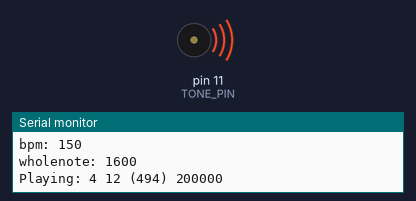
Bench run of a sketch on a simulated Arduino Uno, built with avr-gcc and run on an emulated ATmega328P. On the bench: buzzer (waves = sounding), the last lines printed to the serial monitor.

Above: at 0.1 s.
At 38.51 s:
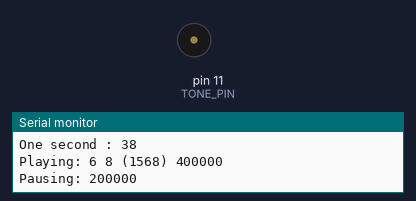
Timing chart, 0 to 40.0 s (numbered marks = the images above):
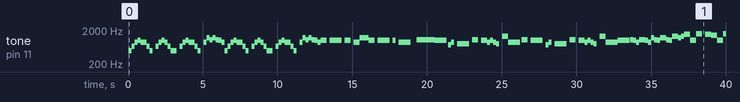

Measured:
- by itself, tone on pin 11 (TONE_PIN): plays 494 Hz for 0.20 s, 659 Hz for 0.20 s, 880 Hz for 0.20 s, 988 Hz for 0.20 s, 880 Hz for 0.40 s, 659 Hz for 0.20 s … (110 notes in this stretch)

The sketch:

non_blocking_music.ino
```cpp
#define OCTAVE_OFFSET 0
#define TONE_PIN 11

#define NOTE_C4  262
#define NOTE_CS4 277
#define NOTE_D4  294
#define NOTE_DS4 311
#define NOTE_E4  330
#define NOTE_F4  349
#define NOTE_FS4 370
#define NOTE_G4  392
#define NOTE_GS4 415
#define NOTE_A4  440
#define NOTE_AS4 466
#define NOTE_B4  494
#define NOTE_C5  523
#define NOTE_CS5 554
#define NOTE_D5  587
#define NOTE_DS5 622
#define NOTE_E5  659
#define NOTE_F5  698
#define NOTE_FS5 740
#define NOTE_G5  784
#define NOTE_GS5 831
#define NOTE_A5  880
#define NOTE_AS5 932
#define NOTE_B5  988
#define NOTE_C6  1047
#define NOTE_CS6 1109
#define NOTE_D6  1175
#define NOTE_DS6 1245
#define NOTE_E6  1319
#define NOTE_F6  1397
#define NOTE_FS6 1480
#define NOTE_G6  1568
#define NOTE_GS6 1661
#define NOTE_A6  1760
#define NOTE_AS6 1865
#define NOTE_B6  1976
#define NOTE_C7  2093
#define NOTE_CS7 2217
#define NOTE_D7  2349
#define NOTE_DS7 2489
#define NOTE_E7  2637
#define NOTE_F7  2794
#define NOTE_FS7 2960
#define NOTE_G7  3136
#define NOTE_GS7 3322
#define NOTE_A7  3520
#define NOTE_AS7 3729
#define NOTE_B7  3951

int notes[] = { 0,
  NOTE_C4, NOTE_CS4, NOTE_D4, NOTE_DS4, NOTE_E4, NOTE_F4, NOTE_FS4, NOTE_G4, NOTE_GS4, NOTE_A4, NOTE_AS4, NOTE_B4,
  NOTE_C5, NOTE_CS5, NOTE_D5, NOTE_DS5, NOTE_E5, NOTE_F5, NOTE_FS5, NOTE_G5, NOTE_GS5, NOTE_A5, NOTE_AS5, NOTE_B5,
  NOTE_C6, NOTE_CS6, NOTE_D6, NOTE_DS6, NOTE_E6, NOTE_F6, NOTE_FS6, NOTE_G6, NOTE_GS6, NOTE_A6, NOTE_AS6, NOTE_B6,
  NOTE_C7, NOTE_CS7, NOTE_D7, NOTE_DS7, NOTE_E7, NOTE_F7, NOTE_FS7, NOTE_G7, NOTE_GS7, NOTE_A7, NOTE_AS7, NOTE_B7
};


//const char *song = "Indiana:d=4,o=5,b=250:e,8p,8f,8g,8p,1c6,8p.,d,8p,8e,1f,p.,g,8p,8a,8b,8p,1f6,p,a,8p,8b,2c6,2d6,2e6,e,8p,8f,8g,8p,1c6,p,d6,8p,8e6,1f.6,g,8p,8g,e.6,8p,d6,8p,8g,e.6,8p,d6,8p,8g,f.6,8p,e6,8p,8d6,2c6";
//const char *song = "Entertainer:d=4,o=5,b=140:8d,8d#,8e,c6,8e,c6,8e,2c.6,8c6,8d6,8d#6,8e6,8c6,8d6,e6,8b,d6,2c6,p,8d,8d#,8e,c6,8e,c6,8e,2c.6,8p,8a,8g,8f#,8a,8c6,e6,8d6,8c6,8a,2d6";
//const char *song = "Looney:d=4,o=5,b=140:32p,c6,8f6,8e6,8d6,8c6,a.,8c6,8f6,8e6,8d6,8d#6,e.6,8e6,8e6,8c6,8d6,8c6,8e6,8c6,8d6,8a,8c6,8g,8a#,8a,8f";
//const char *song = "Bond:d=4,o=5,b=80:32p,16c#6,32d#6,32d#6,16d#6,8d#6,16c#6,16c#6,16c#6,16c#6,32e6,32e6,16e6,8e6,16d#6,16d#6,16d#6,16c#6,32d#6,32d#6,16d#6,8d#6,16c#6,16c#6,16c#6,16c#6,32e6,32e6,16e6,8e6,16d#6,16d6,16c#6,16c#7,c.7,16g#6,16f#6,g#.6";
//const char *song = "MASH:d=8,o=5,b=140:4a,4g,f#,g,p,f#,p,g,p,f#,p,2e.,p,f#,e,4f#,e,f#,p,e,p,4d.,p,f#,4e,d,e,p,d,p,e,p,d,p,2c#.,p,d,c#,4d,c#,d,p,e,p,4f#,p,a,p,4b,a,b,p,a,p,b,p,2a.,4p,a,b,a,4b,a,b,p,2a.,a,4f#,a,b,p,d6,p,4e.6,d6,b,p,a,p,2b";
//const char *song = "StarWars:d=4,o=5,b=45:32p,32f#,32f#,32f#,8b.,8f#.6,32e6,32d#6,32c#6,8b.6,16f#.6,32e6,32d#6,32c#6,8b.6,16f#.6,32e6,32d#6,32e6,8c#.6,32f#,32f#,32f#,8b.,8f#.6,32e6,32d#6,32c#6,8b.6,16f#.6,32e6,32d#6,32c#6,8b.6,16f#.6,32e6,32d#6,32e6,8c#6,8p$";
//const char *song = "GoodBad:d=4,o=5,b=56:32p,32a#,32d#6,32a#,32d#6,8a#.,16f#.,16g#.,d#,32a#,32d#6,32a#,32d#6,8a#.,16f#.,16g#.,c#6,32a#,32d#6,32a#,32d#6,8a#.,16f#.,32f.,32d#.,c#,32a#,32d#6,32a#,32d#6,8a#.,16g#.,d#";
//const char *song = "TopGun:d=4,o=4,b=31:32p,16c#,16g#,16g#,32f#,32f,32f#,32f,16d#,16d#,32c#,32d#,16f,32d#,32f,16f#,32f,32c#,16f,d#,16c#,16g#,16g#,32f#,32f,32f#,32f,16d#,16d#,32c#,32d#,16f,32d#,32f,16f#,32f,32c#,g#";
//const char *song = "A-Team:d=8,o=5,b=125:4d#6,a#,2d#6,16p,g#,4a#,4d#.,p,16g,16a#,d#6,a#,f6,2d#6,16p,c#.6,16c6,16a#,g#.,2a#";
//const char *song = "Flinstones:d=4,o=5,b=40:32p,16f6,16a#,16a#6,32g6,16f6,16a#.,16f6,32d#6,32d6,32d6,32d#6,32f6,16a#,16c6,d6,16f6,16a#.,16a#6,32g6,16f6,16a#.,32f6,32f6,32d#6,32d6,32d6,32d#6,32f6,16a#,16c6,a#,16a6,16d.6,16a#6,32a6,32a6,32g6,32f#6,32a6,8g6,16g6,16c.6,32a6,32a6,32g6,32g6,32f6,32e6,32g6,8f6,16f6,16a#.,16a#6,32g6,16f6,16a#.,16f6,32d#6,32d6,32d6,32d#6,32f6,16a#,16c.6,32d6,32d#6,32f6,16a#,16c.6,32d6,32d#6,32f6,16a#6,16c7,8a#.6";
//const char *song = "Jeopardy:d=4,o=6,b=125:c,f,c,f5,c,f,2c,c,f,c,f,a.,8g,8f,8e,8d,8c#,c,f,c,f5,c,f,2c,f.,8d,c,a#5,a5,g5,f5,p,d#,g#,d#,g#5,d#,g#,2d#,d#,g#,d#,g#,c.7,8a#,8g#,8g,8f,8e,d#,g#,d#,g#5,d#,g#,2d#,g#.,8f,d#,c#,c,p,a#5,p,g#.5,d#,g#";
//const char *song = "MahnaMahna:d=16,o=6,b=125:c#,c.,b5,8a#.5,8f.,4g#,a#,g.,4d#,8p,c#,c.,b5,8a#.5,8f.,g#.,8a#.,4g,8p,c#,c.,b5,8a#.5,8f.,4g#,f,g.,8d#.,f,g.,8d#.,f,8g,8d#.,f,8g,d#,8c,a#5,8d#.,8d#.,4d#,8d#.";
//const char *song = "MissionImp:d=16,o=6,b=95:32d,32d#,32d,32d#,32d,32d#,32d,32d#,32d,32d,32d#,32e,32f,32f#,32g,g,8p,g,8p,a#,p,c7,p,g,8p,g,8p,f,p,f#,p,g,8p,g,8p,a#,p,c7,p,g,8p,g,8p,f,p,f#,p,a#,g,2d,32p,a#,g,2c#,32p,a#,g,2c,a#5,8c,2p,32p,a#5,g5,2f#,32p,a#5,g5,2f,32p,a#5,g5,2e,d#,8d";
const char *song = "MacGyver:d=4,o=6,b=150:8b4,8e5,8a5,8b5,a5,8e5,8b4,8p,8e5,8a5,8b5,8a5,8e5,b4,8p,8e5,8a5,8b5,a5,8e5,8b4,8p,8a5,8d,8c,8d,8c,8b5,8a5,8b4,8e5,8a5,8b5,a5,8e5,8b4,8p,8e5,8a5,8b5,8a5,8e5,b4,8p,8e5,8a5,8b5,a5,8e5,8b4,8p,8a5,8d,8c,8d,8c,8b5,8a5,b5,8p,2b5,8p,b5,8p,a5,d.,b5,8p,2b5,8p,8b5,8p,2a5,p,8c,8c,8c,8c,8c,8c,2b5,16p,8f#5,8a5,8p,2g5,8p,8c,8c,8p,b5,8a5,8b5,8a5,8g5,8p,e,2a5,16p,8c,8c,8p,2b5,8p,8f#5,8a5,8p,2g5,8p,8c,8c,8p,4b5,8a5,8b5,8a5,8g5,8p,4e,2a5,2b5,32p,8c,8b5,8a5,c,8b5,8a5,8d,8c,8b5,d,8c,8b5,e,8d,8e,f#,b5,g,8p,f#,f,b5,8g,8e,8b5,8f#,8d,8a5,8e,8c,8g5,8d,8b5,8g5,8c,8e5,8b5,8d5,8c,8b5,8a5,8g5,a#5,a5,8g,8g5,8d,8g5,8d#,8d#5,8a#5,8a5,8g5,8g4,8d5,8g4,8d#5,8g4,8a#4,8a4,8g4,8g4,8g4,8g4,8g4,8g4,8g4,8p$";

const char *song_to_play = nullptr;
byte default_duration = 4;
byte default_octave = 6;
int bpm = 63;
long wholenote;
bool playing_song = false;


void setup() {
  pinMode(TONE_PIN, OUTPUT);

  Serial.begin(9600);
  while(!Serial);
  Serial.println("Song begin");
}


String STR_ONE_SECOND = "One second : ";
unsigned long one_second_to_micros = 1000000;
unsigned long seconds_start = 0;
int seconds = 0;

void count_seconds() {
  unsigned long seconds_micros = micros() - seconds_start;
  if (seconds_micros >= one_second_to_micros) {
    seconds++;
    Serial.println(STR_ONE_SECOND + seconds);
    seconds_start = micros();
  }
}


void loop() {
  // as we are non-blocking at all (NO Delay anywhere),
  // we are able to play a song and have a seconds counter in parallel
  playSong();
  count_seconds();

  // play the song each minute
  if (!playing_song && seconds % 60 == 0) {
    chooseSongToPlay(song);
  }
}


void chooseSongToPlay(const char *s) {
  song_to_play = s;

  // Absolutely no error checking in here
  int num; // utility to parse numbers from the notes sequence of the `song` string.

  // format: d=N,o=N,b=NNN:
  // find the start (skip name, etc)

  while (*song_to_play != ':') {
    song_to_play++; // ignore name
  }
  song_to_play++; // skip ':'

  // get default duration
  if (*song_to_play == 'd') {
    song_to_play += 2; // skip "d="
    num = 0;
    while (isdigit(*song_to_play)) {
      num = (num * 10) + (*song_to_play++ - '0');
    }
    if (num > 0) {
      default_duration = num;
    }
    song_to_play++; // skip comma
  }
  Serial.print("default_duration: "); Serial.println(default_duration, 10);

  // get default octave
  if (*song_to_play == 'o') {
    song_to_play++; song_to_play++; // skip "o="
    num = *song_to_play++ - '0';
    if (num >= 3 && num <= 7) {
      default_octave = num;
    }
    song_to_play++; // skip comma
  }
  Serial.print("default_octave: "); Serial.println(default_octave, 10);

  // get BPM
  if (*song_to_play == 'b') {
    song_to_play++; song_to_play++; // skip "b="
    num = 0;
    while (isdigit(*song_to_play)) {
      num = (num * 10) + (*song_to_play++ - '0');
    }
    bpm = num;
    song_to_play++; // skip colon
  }
  Serial.print("bpm: "); Serial.println(bpm, 10);

  // BPM usually expresses the number of quarter notes per minute
  wholenote = (60 * 1000L / bpm) * 4;  // this is the time for whole note (in milliseconds)
  Serial.print("wholenote: "); Serial.println(wholenote, 10);

  startSong();
}


void startSong() {
  playing_song = true;
}

void stopSong() {
  playing_song = false;
}


byte note = 0;
byte scale = 0;
unsigned long note_start = 0;
unsigned long note_micros = 0;
unsigned long note_duration = 0;

void playSong() {
  if (!playing_song) {
    return;
  }

  int num; // util var to parse numbers from the notes sequence of the `song` string.

  note_micros = micros() - note_start;
  if (note_micros >= note_duration) {
    noTone(TONE_PIN);

    // first, get note duration, if available
    num = 0;
    while (isdigit(*song_to_play)) {
      num = (num * 10) + (*song_to_play++ - '0');
    }
    if (num) {
      note_duration = wholenote / num;
    } else {
      note_duration = wholenote / default_duration;  // we will need to check if we are a dotted note after
    }
    note_duration *= 1000; // convert miliseconds to microseconds

    // now get the note
    switch (*song_to_play) {
      case 'c':
        note = 1;
        break;
      case 'd':
        note = 3;
        break;
      case 'e':
        note = 5;
        break;
      case 'f':
        note = 6;
        break;
      case 'g':
        note = 8;
        break;
      case 'a':
        note = 10;
        break;
      case 'b':
        note = 12;
        break;
      case 'p':
      default:
        note = 0;
    }
    song_to_play++;

    // now, get optional '#' sharp
    if (*song_to_play == '#') {
      note++;
      song_to_play++;
    }

    // now, get optional '.' dotted note
    if (*song_to_play == '.') {
      note_duration += note_duration/2;
      song_to_play++;
    }

    // now, get scale
    if (isdigit(*song_to_play)) {
      scale = *song_to_play - '0';
      song_to_play++;
    } else {
      scale = default_octave;
    }
    scale += OCTAVE_OFFSET;

    if (*song_to_play == ',') {
      song_to_play++; // skip comma for next note (or we may be at the end)
    } else if (*song_to_play == '$') {
      stopSong();
    }

    // now, play the note or the pause
    if (note) {
      Serial.print("Playing: ");
      Serial.print(scale, 10); Serial.print(' ');
      Serial.print(note, 10); Serial.print(" (");
      Serial.print(notes[(scale - 4) * 12 + note], 10);
      Serial.print(") ");
      Serial.println(note_duration, 10);
      tone(TONE_PIN, notes[(scale - 4) * 12 + note]);
    } else {
      Serial.print("Pausing: ");
      Serial.println(note_duration, 10);
    }

    note_start = micros();
  }
}
```
